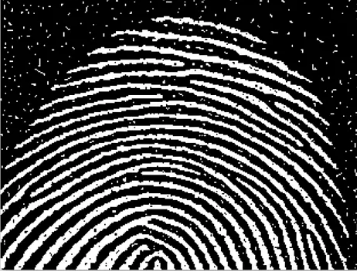
#> input picture images/fingerprint.png, 357 x 271 px, found by its file name
$ python erosion_and_dilation.py
#> lines starting #> are read from the running program, lines starting #| are printed output that depends on the picture
import cv2
import numpy as np
img=cv2.imread("./images/fingerprint.png")
#> img is the input picture: shape (271, 357, 3); mean B, G, R 74.6, 74.6, 74.6
img1=cv2.imread("./images/fingerprint.png")

kernel=np.ones((5,5),np.uint8) #filter kernel
img_erosion=cv2.erode(img,kernel,iterations=1) #erosion
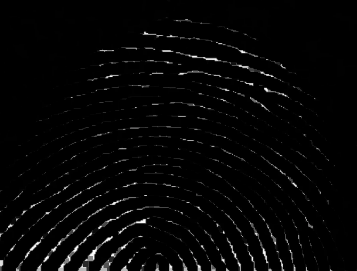
#> img_erosion: shape (271, 357, 3); mean B, G, R 5.5, 5.5, 5.5

img_dilation=cv2.dilate(img1,kernel,iterations=1) #dilation
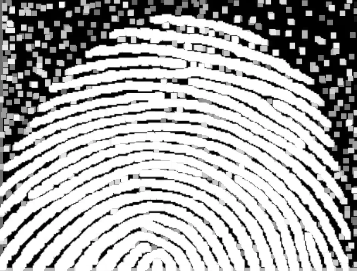
#> img_dilation: shape (271, 357, 3); mean B, G, R 172.5, 172.5, 172.5

#open processing
img_erosion1=cv2.erode(img_dilation,kernel,iterations=1) #opening
#close processing
img_dilation1=cv2.dilate(img_erosion,kernel,iterations=1) #closing
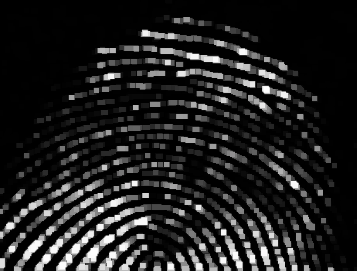
#> img_dilation1: shape (271, 357, 3); mean B, G, R 31.4, 31.4, 31.4

cv2.imshow("Erosion(AngelKhatri-04)", np.hstack((img, img_erosion)))
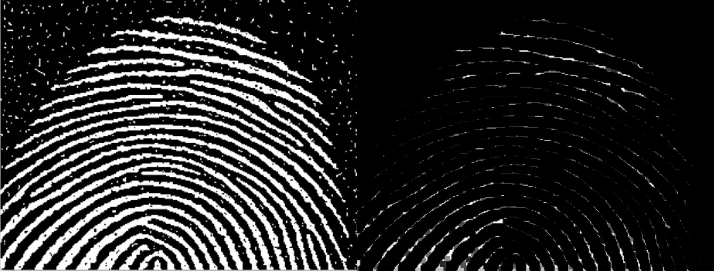
#> window 'Erosion(AngelKhatri-04)': shape (271, 714, 3); mean B, G, R 40.1, 40.1, 40.1
cv2.imshow("Dilation(AngelKhatri-04)", np.hstack((img1, img_dilation)))
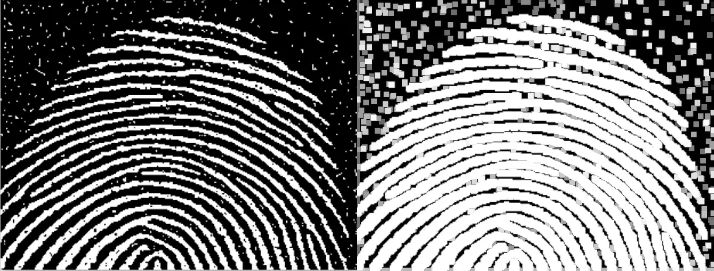
#> window 'Dilation(AngelKhatri-04)': shape (271, 714, 3); mean B, G, R 123.6, 123.5, 123.6
cv2.imshow("Opening(AngelKhatri-04)", np.hstack((img_erosion, img_erosion1)))
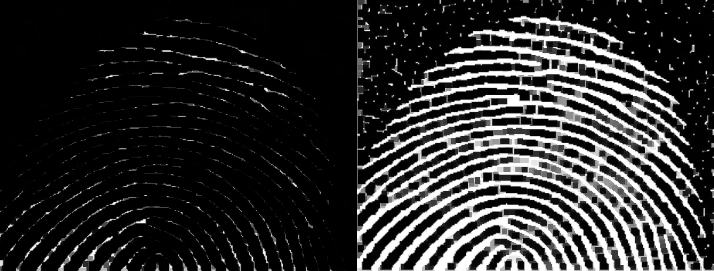
#> window 'Opening(AngelKhatri-04)': shape (271, 714, 3); mean B, G, R 46.3, 46.3, 46.3
cv2.imshow("Closing(AngelKhatri-04)", np.hstack((img_dilation, img_dilation1)))
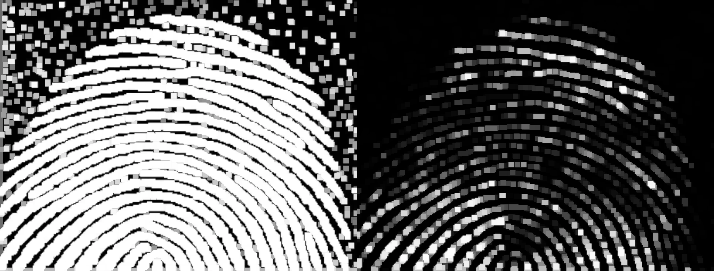
#> window 'Closing(AngelKhatri-04)': shape (271, 714, 3); mean B, G, R 102, 102, 102
cv2.waitKey(0)
cv2.destroyAllWindows()
cv2.waitKey(1)

$ run again, with images/peas.png copied over images/fingerprint.png
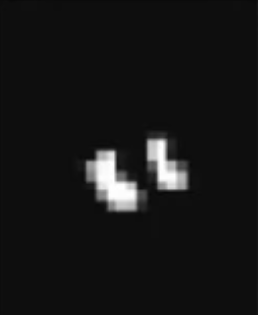
#> input picture images/peas.png, 258 x 315 px, found by its file name
#> img is the input picture: shape (315, 258, 3); mean B, G, R 22, 22, 22
#> `cv2.imshow("Dilation(AngelKhatri-04)", np.hstack((img1, img_dilation)))`:
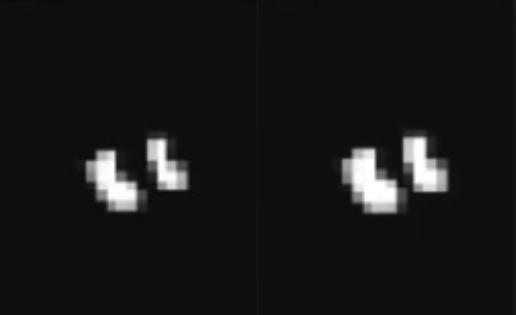
#> window 'Dilation(AngelKhatri-04)': shape (315, 516, 3); mean B, G, R 23.3, 23.3, 23.3
#> `cv2.imshow("Closing(AngelKhatri-04)", np.hstack((img_dilation, img_dil..`:
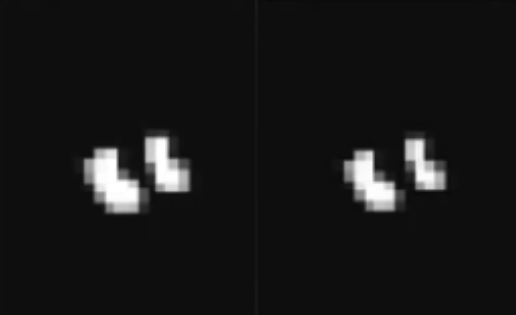
#> window 'Closing(AngelKhatri-04)': shape (315, 516, 3); mean B, G, R 23.2, 23.2, 23.2
